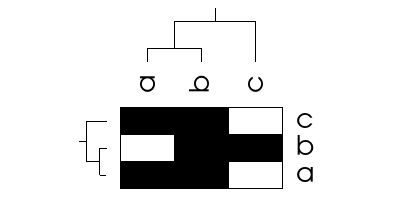

The Python source for this figure:
#!/usr/bin/env python
# Demonstrate vtkTreeHeatmapItem with a column tree using vtkContextActor.

import vtkmodules.vtkInteractionStyle  # noqa: F401
import vtkmodules.vtkRenderingContextOpenGL2  # noqa: F401
import vtkmodules.vtkRenderingFreeType  # noqa: F401
import vtkmodules.vtkRenderingOpenGL2  # noqa: F401

from vtkmodules.vtkCommonCore import vtkDoubleArray, vtkStringArray
from vtkmodules.vtkCommonDataModel import vtkMutableDirectedGraph, vtkTable, vtkTree
from vtkmodules.vtkRenderingContext2D import vtkContextActor, vtkContextScene, vtkContextTransform
from vtkmodules.vtkViewsInfovis import vtkTreeHeatmapItem
from vtkmodules.vtkRenderingCore import (
    vtkRenderWindow,
    vtkRenderWindowInteractor,
    vtkRenderer,
)

# Build a directed graph and convert to tree.
graph = vtkMutableDirectedGraph()
root = graph.AddVertex()
internal_one = graph.AddChild(root)
internal_two = graph.AddChild(internal_one)
a = graph.AddChild(internal_two)
b = graph.AddChild(internal_two)
c = graph.AddChild(internal_one)

weights = vtkDoubleArray()
weights.SetNumberOfTuples(5)
weights.SetValue(graph.GetEdgeId(root, internal_one), 1.0)
weights.SetValue(graph.GetEdgeId(internal_one, internal_two), 2.0)
weights.SetValue(graph.GetEdgeId(internal_two, a), 1.0)
weights.SetValue(graph.GetEdgeId(internal_two, b), 1.0)
weights.SetValue(graph.GetEdgeId(internal_one, c), 3.0)
weights.SetName("weight")
graph.GetEdgeData().AddArray(weights)

names = vtkStringArray()
names.SetNumberOfTuples(6)
names.SetValue(a, "a")
names.SetValue(b, "b")
names.SetValue(c, "c")
names.SetName("node name")
graph.GetVertexData().AddArray(names)

node_weights = vtkDoubleArray()
node_weights.SetNumberOfTuples(6)
node_weights.SetValue(root, 0.0)
node_weights.SetValue(internal_one, 1.0)
node_weights.SetValue(internal_two, 3.0)
node_weights.SetValue(a, 4.0)
node_weights.SetValue(b, 4.0)
node_weights.SetValue(c, 4.0)
node_weights.SetName("node weight")
graph.GetVertexData().AddArray(node_weights)

tree = vtkTree()
tree.ShallowCopy(graph)

# Column tree (deep copy of the same tree).
tree2 = vtkTree()
tree2.DeepCopy(tree)

# Table data.
table = vtkTable()
table_names = vtkStringArray()
table_names.SetNumberOfTuples(3)
table_names.SetValue(0, "c")
table_names.SetValue(1, "b")
table_names.SetValue(2, "a")
table_names.SetName("name")

column_a = vtkDoubleArray()
column_a.SetNumberOfTuples(3)
column_a.SetName("a")
column_a.SetValue(0, 1.0)
column_a.SetValue(1, 3.0)
column_a.SetValue(2, 1.0)

column_b = vtkDoubleArray()
column_b.SetNumberOfTuples(3)
column_b.SetName("b")
column_b.SetValue(0, 2.0)
column_b.SetValue(1, 2.0)
column_b.SetValue(2, 2.0)

column_c = vtkDoubleArray()
column_c.SetNumberOfTuples(3)
column_c.SetName("c")
column_c.SetValue(0, 3.0)
column_c.SetValue(1, 1.0)
column_c.SetValue(2, 3.0)

table.AddColumn(table_names)
table.AddColumn(column_a)
table.AddColumn(column_b)
table.AddColumn(column_c)

# Tree heatmap item with column tree.
tree_item = vtkTreeHeatmapItem()
tree_item.SetTree(tree)
tree_item.SetColumnTree(tree2)
tree_item.SetTable(table)

# Context actor pipeline.
context_actor = vtkContextActor()
context_transform = vtkContextTransform()
context_transform.SetInteractive(True)
context_transform.AddItem(tree_item)
context_transform.Translate(80, 25)
context_transform.Scale(1.5, 1.5)
context_actor.GetScene().AddItem(context_transform)

# Standard rendering pipeline.
renderer = vtkRenderer()
renderer.SetBackground(1.0, 1.0, 1.0)
renderer.AddActor(context_actor)
context_actor.GetScene().SetRenderer(renderer)

render_window = vtkRenderWindow()
render_window.AddRenderer(renderer)
render_window.SetWindowName("column tree")
render_window.SetMultiSamples(0)
render_window.SetSize(400, 200)

interactor = vtkRenderWindowInteractor()
interactor.SetRenderWindow(render_window)

interactor.Initialize()
interactor.Start()
